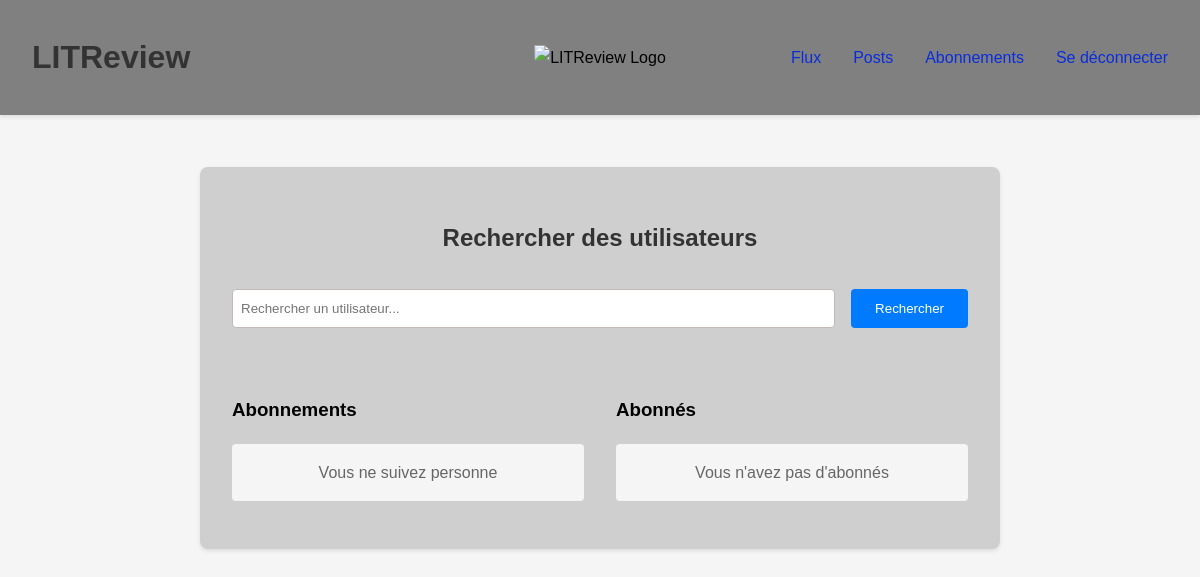
The app's page /subscriptions/ (signed in), older data.
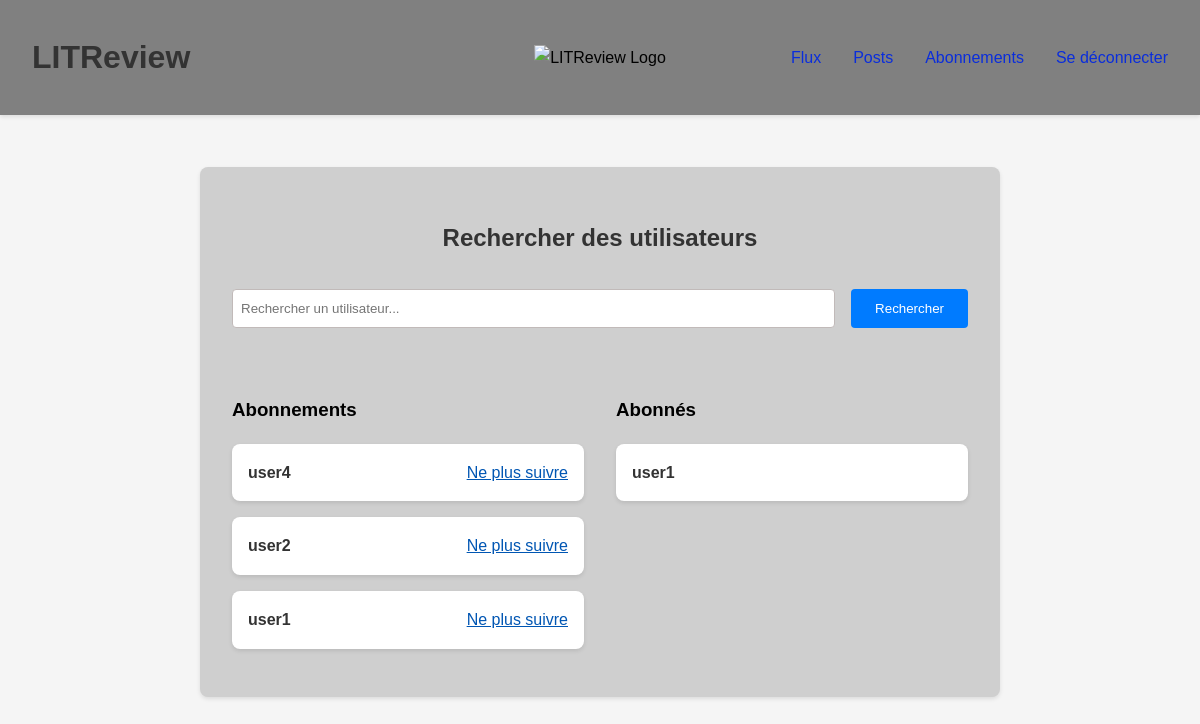
The same page, newer data.
### func/models.py (models this page shows, shortened)
class UserFollows(models.Model):
    user = models.ForeignKey(to=settings.AUTH_USER_MODEL, on_delete=models.CASCADE, related_name="following")
    followed_user = models.ForeignKey(
        to=settings.AUTH_USER_MODEL,
        on_delete=models.CASCADE,
        related_name="followed_by",
    )
    created_at = models.DateTimeField(default=timezone.now)
    class Meta:
        unique_together = ("user", "followed_user")
        ordering = ["-created_at"]
        verbose_name = "Abonnement"
        verbose_name_plural = "Abonnements"

### authe/models.py (models this page shows, shortened)
class User(AbstractUser):
    email = models.EmailField(blank=True)  # champs 'email' optionnel avec (blank=True)
    class Meta:
        verbose_name = "User"
        verbose_name_plural = "Users"

### func/views.py (the view)
# urls.py: path("subscriptions/", subscriptions, name="subscriptions"),
@login_required(login_url="login")
def subscriptions(request):
    form = UserSearchForm(request.POST or None)
    search_results = []
    if request.method == "POST" and form.is_valid():
        search_query = form.cleaned_data["username"]
        search_results = User.objects.filter(Q(username__icontains=search_query) & ~Q(id=request.user.id))
        if not search_results:
            messages.error(request, f"Aucun utilisateur trouvé avec le nom '{search_query}'")
    following = UserFollows.objects.filter(user=request.user)
    followers = UserFollows.objects.filter(followed_user=request.user)
    context = {
        "form": form,
        "search_results": search_results,
        "following": following,
        "followers": followers,
    }
    return render(request, "func/subscriptions.html", context)

### func/forms.py
class UserSearchForm(forms.Form):
    username = forms.CharField(
        max_length=150,
        required=True,
        widget=forms.TextInput(
            attrs={
                "class": "form-control",
                "placeholder": "Rechercher un utilisateur...",
            }
        ),
    )

### templates/func/subscriptions.html (shortened to what this page needs)
{% extends 'base.html' %}
{% block content %}
<div class="review-container">
    <div class="subscriptions-container">
        <div class="search-section">
            <h2 class="page-title">Rechercher des utilisateurs</h2>
            <form method="post" class="search-form">
                <div class="form-group search-box">
                    {{ form.username }}
                    <button type="submit" class="btn-submit">Rechercher</button>
                </div>
            </form>
        </div>
        <div class="subscriptions-grid">
            <div class="following-section">
                <h3>Abonnements</h3>
                <div class="users-list">
                    {% for follow in following %}
                        <div class="user-card">
                            <span class="username">{{ follow.followed_user.username }}</span>
                            <a href="{% url 'unfollow_user' follow.followed_user.id %}" class="btn-action btn-delete">
                                Ne plus suivre
                            </a>
                        </div>
                    {% empty %}
                        <p class="no-users">Vous ne suivez personne</p>
                    {% endfor %}
                </div>
            </div>
            <div class="followers-section">
                <h3>Abonnés</h3>
                <div class="users-list">
                    {% for follower in followers %}
                        <div class="user-card">
                            <span class="username">{{ follower.user.username }}</span>
                        </div>
                    {% empty %}
                        <p class="no-users">Vous n'avez pas d'abonnés</p>
                    {% endfor %}
                </div>
            </div>
        </div>
    </div>
</div>
{% endblock %}

Row changes from the older to the newer data that the page shows:
added UserFollows: followed_user.username "user4", shown under "Abonnements"
added UserFollows: followed_user.username "user2", shown under "Abonnements"
added UserFollows: followed_user.username "user1", shown under "Abonnements"
added UserFollows: user.username "user1", shown under "Abonnés"
Text that changed along with them:
text no longer shown: "Vous ne suivez personne Vous n'avez pas d'abonnés"
